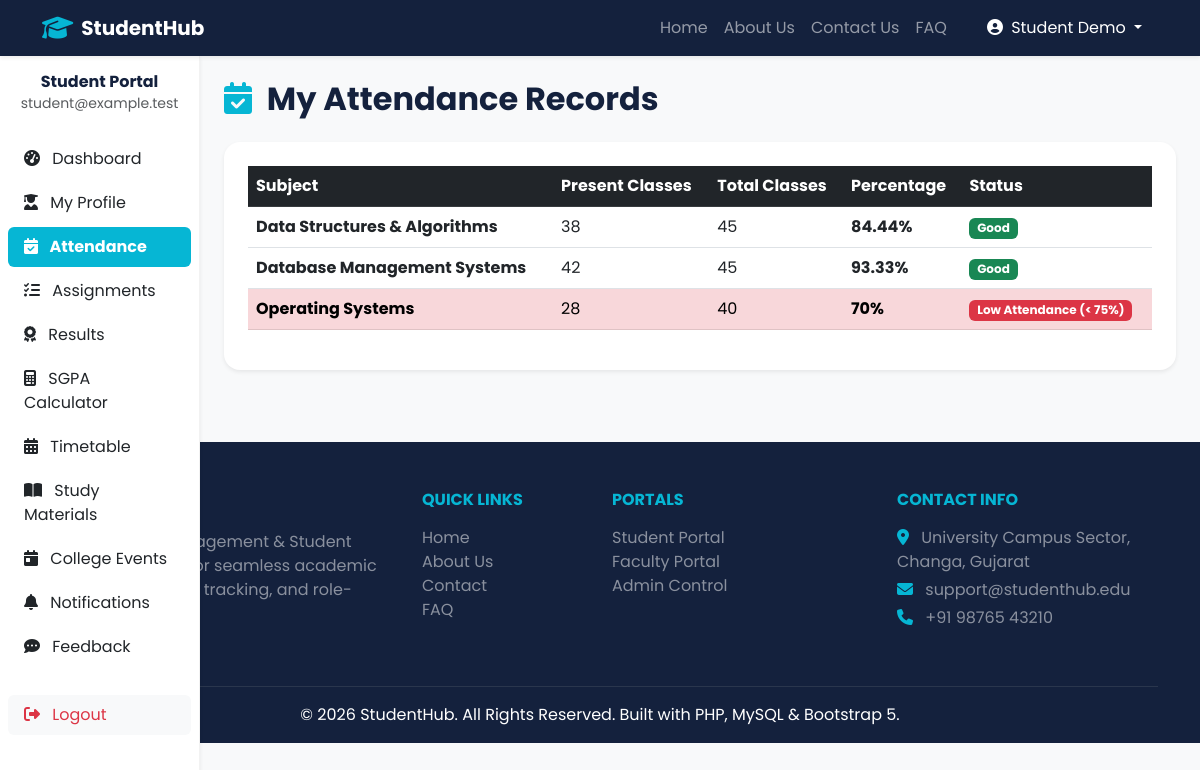
Screenshot of /dashboard/attendance.php (signed in) with the database file from the repository.
### tables this page shows
CREATE TABLE attendance (
    id INT AUTO_INCREMENT PRIMARY KEY,
    student_id INT NOT NULL,
    subject_name VARCHAR(100) NOT NULL,
    present_classes INT NOT NULL DEFAULT 0,
    total_classes INT NOT NULL DEFAULT 0,
    FOREIGN KEY (student_id) REFERENCES students(id) ON DELETE CASCADE
);

### dashboard/attendance.php (the view, shortened to what this page needs)
<?php
require_once '../config/db.php';
$user_id = $_SESSION['user_id'];
$stmt = $pdo->prepare("SELECT id FROM students WHERE user_id = ?");
$stmt->execute([$user_id]);
$student = $stmt->fetch();
$student_id = $student['id'] ?? 0;
$stmt = $pdo->prepare("SELECT * FROM attendance WHERE student_id = ?");
$stmt->execute([$student_id]);
$attendance_records = $stmt->fetchAll();
require_once '../includes/header.php';
?>
<div class="container-fluid">
    <div class="row">
        <?php include '../includes/sidebar.php'; ?>
        <main class="col-md-9 ms-sm-auto col-lg-10 px-md-4 py-4">
            <h2 class="fw-bold text-navy mb-4"><i class="fas fa-calendar-check text-cyan me-2"></i> My Attendance Records</h2>
            <div class="card border-0 shadow-sm rounded-4 p-4">
                <div class="table-responsive">
                    <table class="table table-hover align-middle">
                        <thead class="table-dark bg-navy">
                            <tr>
                                <th>Subject</th>
                                <th>Present Classes</th>
                                <th>Total Classes</th>
                                <th>Percentage</th>
                                <th>Status</th>
                            </tr>
                        </thead>
                        <tbody>
                            <?php if(empty($attendance_records)): ?>
                                <tr><td colspan="5" class="text-center text-muted py-4">No attendance records found.</td></tr>
                            <?php else: ?>
                                <?php foreach($attendance_records as $att):
                                    $pct = $att['total_classes'] > 0 ? round(($att['present_classes'] / $att['total_classes']) * 100, 2) : 0;
                                    $is_low = $pct < 75;
                                ?>
                                <tr class="<?= $is_low ? 'table-danger' : '' ?>">
                                    <td class="fw-bold"><?= htmlspecialchars($att['subject_name']) ?></td>
                                    <td><?= $att['present_classes'] ?></td>
                                    <td><?= $att['total_classes'] ?></td>
                                    <td class="fw-bold"><?= $pct ?>%</td>
                                    <td>
                                        <?php if($is_low): ?>
                                            <span class="badge bg-danger">Low Attendance (< 75%)</span>
                                        <?php else: ?>
                                            <span class="badge bg-success">Good</span>
                                        <?php endif; ?>
                                    </td>
                                </tr>
                                <?php endforeach; ?>
                            <?php endif; ?>
                        </tbody>
                    </table>
                </div>
            </div>
        </main>
    </div>
</div>
<?php require_once '../includes/footer.php'; ?>

### includes/header.php (shortened to what this page needs)
<!DOCTYPE html>
<html lang="en">
<head>
    <link href="https://cdn.jsdelivr.net/npm/bootstrap@5.3.0/dist/css/bootstrap.min.css" rel="stylesheet">
    <link href="https://cdnjs.cloudflare.com/ajax/libs/font-awesome/6.4.0/css/all.min.css" rel="stylesheet">
    <link href="https://cdn.jsdelivr.net/npm/sweetalert2@11/dist/sweetalert2.min.css" rel="stylesheet">
    <link href="<?= BASE_URL ?>assets/css/style.css" rel="stylesheet">
    <link href="<?= BASE_URL ?>assets/css/dashboard.css" rel="stylesheet">
    <link href="<?= BASE_URL ?>assets/css/responsive.css" rel="stylesheet">
</head>
<body class="bg-light">
    <nav class="navbar navbar-expand-lg navbar-dark bg-navy shadow-sm sticky-top">
        <div class="container">
            <a class="navbar-brand fw-bold d-flex align-items-center" href="<?= BASE_URL ?>">
                <i class="fas fa-graduation-cap text-cyan me-2 fa-lg"></i> <?= SITE_NAME ?>
            </a>
            <div class="collapse navbar-collapse justify-content-end" id="navbarNav">
                <ul class="navbar-nav align-items-center">
                    <li class="nav-item"><a class="nav-link" href="<?= BASE_URL ?>">Home</a></li>
                    <li class="nav-item"><a class="nav-link" href="<?= BASE_URL ?>about.php">About Us</a></li>
                    <li class="nav-item"><a class="nav-link" href="<?= BASE_URL ?>contact.php">Contact Us</a></li>
                    <li class="nav-item"><a class="nav-link" href="<?= BASE_URL ?>faq.php">FAQ</a></li>
                    <?php if(isset($_SESSION['user_id'])): ?>
                        <li class="nav-item dropdown ms-3">
                            <a class="nav-link dropdown-toggle btn btn-outline-cyan text-white px-3 py-1 rounded-pill" href="#" role="button" data-bs-toggle="dropdown">
                                <i class="fas fa-user-circle me-1"></i> <?= htmlspecialchars($_SESSION['name'] ?? 'Account') ?>
                            </a>
                        </li>
                    <?php else: ?>
                        <li class="nav-item ms-2"><a class="btn btn-outline-light btn-sm px-3" href="<?= BASE_URL ?>login.php">Login</a></li>
                        <li class="nav-item ms-2"><a class="btn btn-cyan btn-sm px-3 text-white" href="<?= BASE_URL ?>register.php">Register</a></li>
                    <?php endif; ?>
                </ul>
            </div>
        </div>
    </nav>

### includes/sidebar.php
<?php
$current_page = basename($_SERVER['PHP_SELF']);
?>
<div class="col-md-3 col-lg-2 d-md-block bg-white sidebar collapse shadow-sm p-0 min-vh-100">
    <div class="position-sticky pt-3">
        <div class="text-center mb-4 px-3">
            <h6 class="text-navy fw-bold mb-0">Student Portal</h6>
            <small class="text-muted"><?= htmlspecialchars($_SESSION['email'] ?? '') ?></small>
        </div>
        <ul class="nav flex-column px-2">
            <li class="nav-item mb-1"><a class="nav-link rounded <?= $current_page == 'index.php' ? 'active bg-cyan text-white fw-bold' : 'text-dark' ?>" href="index.php"><i class="fas fa-tachometer-alt me-2"></i> Dashboard</a></li>
            <li class="nav-item mb-1"><a class="nav-link rounded <?= $current_page == 'profile.php' ? 'active bg-cyan text-white fw-bold' : 'text-dark' ?>" href="profile.php"><i class="fas fa-user-graduate me-2"></i> My Profile</a></li>
            <li class="nav-item mb-1"><a class="nav-link rounded <?= $current_page == 'attendance.php' ? 'active bg-cyan text-white fw-bold' : 'text-dark' ?>" href="attendance.php"><i class="fas fa-calendar-check me-2"></i> Attendance</a></li>
            <li class="nav-item mb-1"><a class="nav-link rounded <?= $current_page == 'assignments.php' ? 'active bg-cyan text-white fw-bold' : 'text-dark' ?>" href="assignments.php"><i class="fas fa-tasks me-2"></i> Assignments</a></li>
            <li class="nav-item mb-1"><a class="nav-link rounded <?= $current_page == 'results.php' ? 'active bg-cyan text-white fw-bold' : 'text-dark' ?>" href="results.php"><i class="fas fa-award me-2"></i> Results</a></li>
            <li class="nav-item mb-1"><a class="nav-link rounded <?= $current_page == 'sgpa.php' ? 'active bg-cyan text-white fw-bold' : 'text-dark' ?>" href="sgpa.php"><i class="fas fa-calculator me-2"></i> SGPA Calculator</a></li>
            <li class="nav-item mb-1"><a class="nav-link rounded <?= $current_page == 'timetable.php' ? 'active bg-cyan text-white fw-bold' : 'text-dark' ?>" href="timetable.php"><i class="fas fa-calendar-alt me-2"></i> Timetable</a></li>
            <li class="nav-item mb-1"><a class="nav-link rounded <?= $current_page == 'materials.php' ? 'active bg-cyan text-white fw-bold' : 'text-dark' ?>" href="materials.php"><i class="fas fa-book-open me-2"></i> Study Materials</a></li>
            <li class="nav-item mb-1"><a class="nav-link rounded <?= $current_page == 'events.php' ? 'active bg-cyan text-white fw-bold' : 'text-dark' ?>" href="events.php"><i class="fas fa-calendar-day me-2"></i> College Events</a></li>
            <li class="nav-item mb-1"><a class="nav-link rounded <?= $current_page == 'notifications.php' ? 'active bg-cyan text-white fw-bold' : 'text-dark' ?>" href="notifications.php"><i class="fas fa-bell me-2"></i> Notifications</a></li>
            <li class="nav-item mb-1"><a class="nav-link rounded <?= $current_page == 'feedback.php' ? 'active bg-cyan text-white fw-bold' : 'text-dark' ?>" href="feedback.php"><i class="fas fa-comment-dots me-2"></i> Feedback</a></li>
            <li class="nav-item mt-4"><a class="nav-link rounded text-danger bg-light" href="<?= BASE_URL ?>logout.php"><i class="fas fa-sign-out-alt me-2"></i> Logout</a></li>
        </ul>
    </div>
</div>

### includes/footer.php (shortened to what this page needs)
    <footer class="bg-navy text-white pt-5 pb-3 mt-5">
        <div class="container">
            <div class="row">
                <div class="col-md-4 mb-4">
                    <h5 class="fw-bold text-cyan mb-3"><i class="fas fa-graduation-cap me-2"></i><?= SITE_NAME ?></h5>
                    <p class="text-white-50">Smart College Management & Student Portal engineered for seamless academic operations, modern tracking, and role-based excellence.</p>
                </div>
                <div class="col-md-2 mb-4">
                    <h6 class="text-uppercase fw-bold text-cyan mb-3">Quick Links</h6>
                    <ul class="list-unstyled">
                        <li><a href="<?= BASE_URL ?>" class="text-white-50 text-decoration-none">Home</a></li>
                        <li><a href="<?= BASE_URL ?>about.php" class="text-white-50 text-decoration-none">About Us</a></li>
                        <li><a href="<?= BASE_URL ?>contact.php" class="text-white-50 text-decoration-none">Contact</a></li>
                        <li><a href="<?= BASE_URL ?>faq.php" class="text-white-50 text-decoration-none">FAQ</a></li>
                    </ul>
                </div>
                <div class="col-md-3 mb-4">
                    <h6 class="text-uppercase fw-bold text-cyan mb-3">Portals</h6>
                    <ul class="list-unstyled">
                        <li><a href="<?= BASE_URL ?>login.php" class="text-white-50 text-decoration-none">Student Portal</a></li>
                        <li><a href="<?= BASE_URL ?>login.php" class="text-white-50 text-decoration-none">Faculty Portal</a></li>
                        <li><a href="<?= BASE_URL ?>login.php" class="text-white-50 text-decoration-none">Admin Control</a></li>
                    </ul>
                </div>
                <div class="col-md-3 mb-4">
                    <h6 class="text-uppercase fw-bold text-cyan mb-3">Contact Info</h6>
                    <p class="text-white-50 mb-1"><i class="fas fa-map-marker-alt me-2 text-cyan"></i> University Campus Sector, Changa, Gujarat</p>
                    <p class="text-white-50 mb-1"><i class="fas fa-envelope me-2 text-cyan"></i> support@studenthub.edu</p>
                    <p class="text-white-50"><i class="fas fa-phone me-2 text-cyan"></i> +91 98765 43210</p>
                </div>
            </div>
            <hr class="border-secondary">
            <div class="row text-center text-white-55">
                <div class="col-md-12">
                    <p class="mb-0">&copy; <?= date('Y') ?> <?= SITE_NAME ?>. All Rights Reserved. Built with PHP, MySQL & Bootstrap 5.</p>
                </div>
            </div>
        </div>
    </footer>
</body>
</html>

### assets/css/style.css (style rules this page uses)
:root { --navy: #14213D; --royal-blue: #2563EB; --cyan: #06B6D4; --light-grey: #F8FAFC; }
body { font-family: 'Poppins', sans-serif; background-color: var(--light-grey); color: var(--navy); }
.bg-navy { background-color: var(--navy) !important; }
.text-navy { color: var(--navy) !important; }
.bg-cyan { background-color: var(--cyan) !important; }
.text-cyan { color: var(--cyan) !important; }
.btn-outline-cyan { color: var(--cyan); border-color: var(--cyan); }

### assets/css/dashboard.css (style rules this page uses)
.sidebar { position: fixed; top: 56px; bottom: 0; left: 0; z-index: 99; padding-top: 20px; background-color: #ffffff; overflow-y: auto; border-right: 1px solid rgba(0, 0, 0, 0.05); }

### rows the page displays
attendance: subject_name "Data Structures & Algorithms", present_classes "38", total_classes "45", pct "84.44", shows "Good"
attendance: subject_name "Database Management Systems", present_classes "42", total_classes "45", pct "93.33", shows "Good"
attendance: subject_name "Operating Systems", present_classes "28", total_classes "40", pct "70", shows "Low Attendance (< 75%)"

### other values shown
SITE_NAME "StudentHub"
$_SESSION['name'] "Student Demo"
$_SESSION['email'] "student@example.test"
